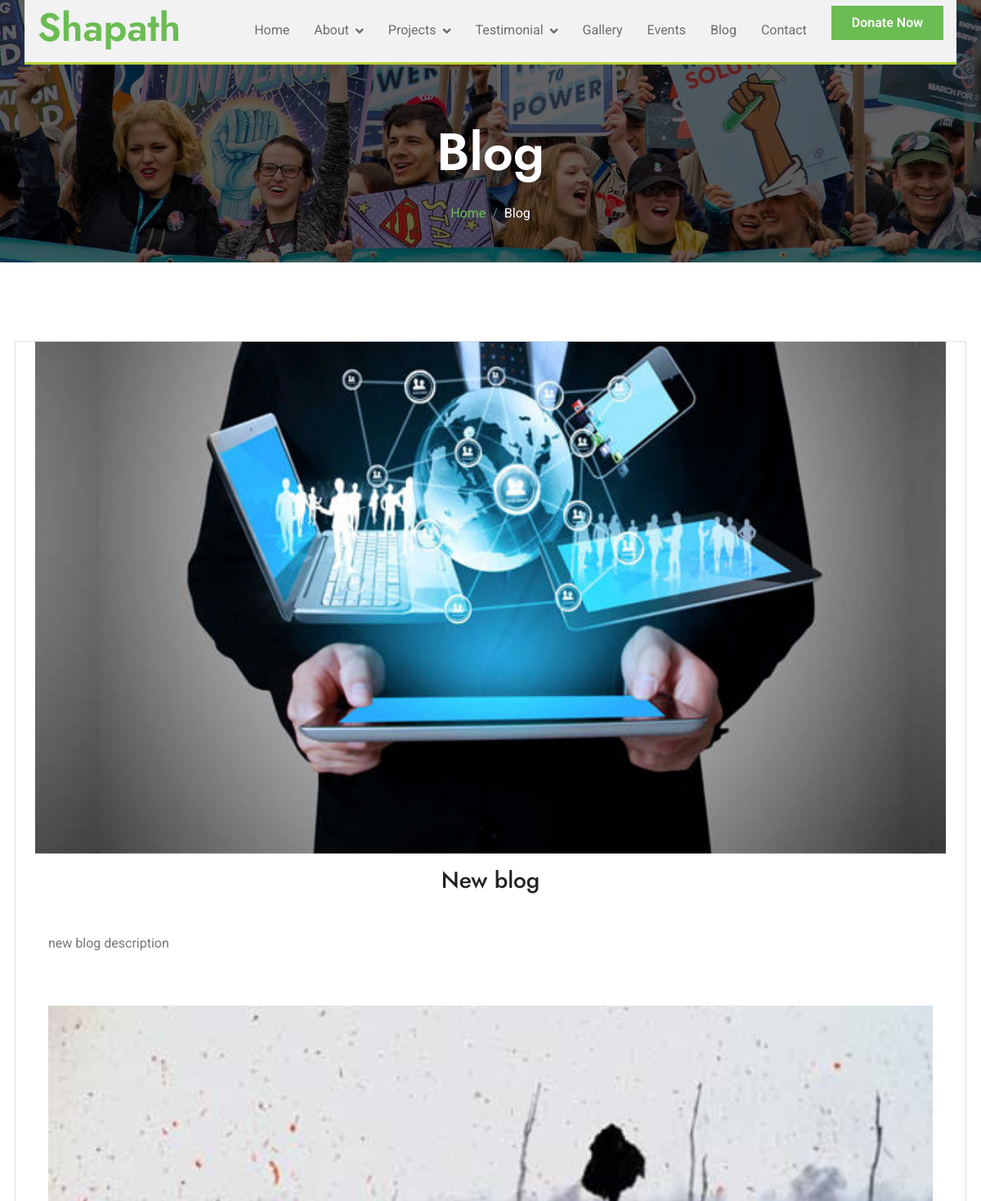
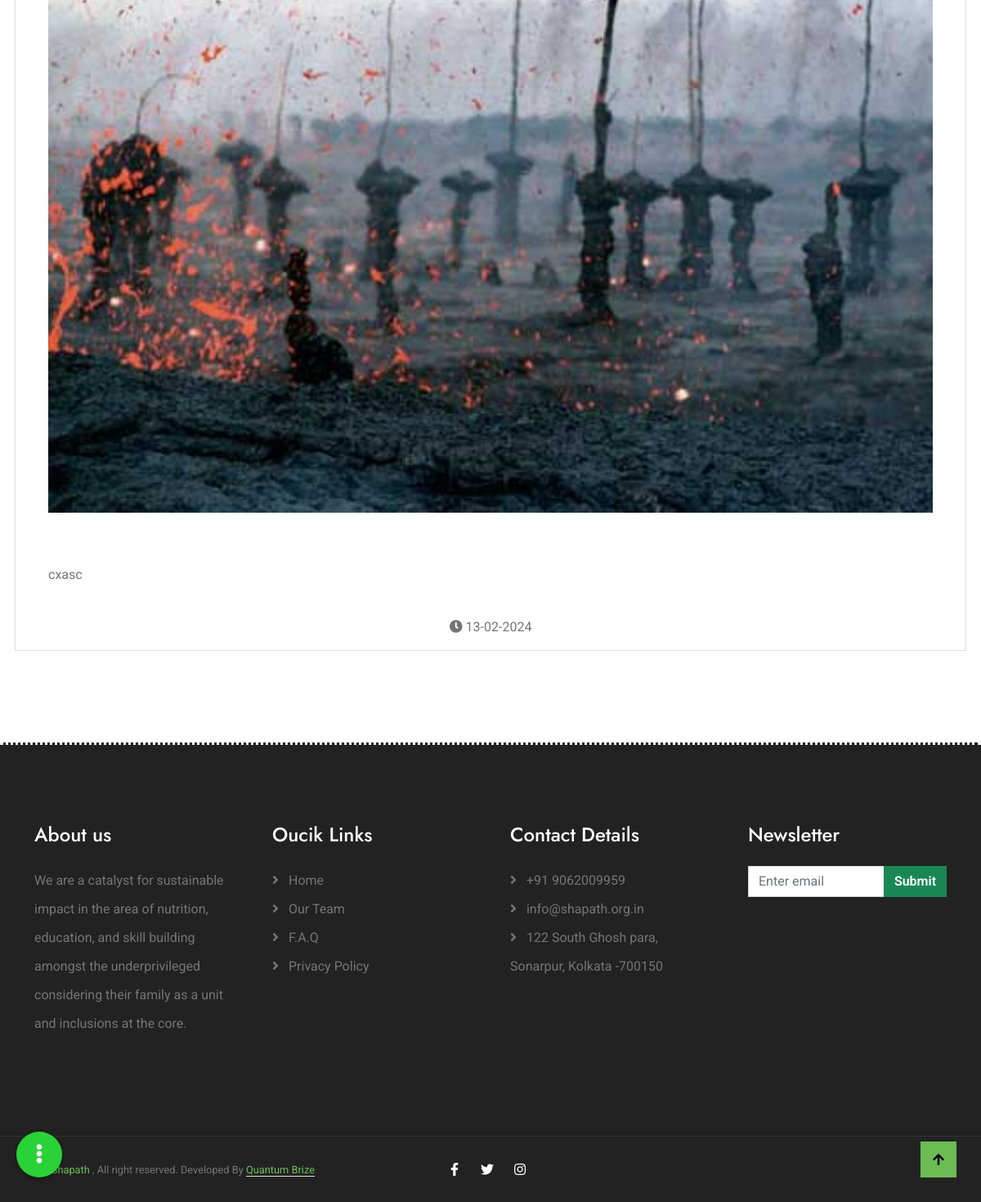
The app's page /web/Activity/blog?blog_id=BLG427EF1F220240213 with its own data (2 pictures, top to bottom).
### tables this page shows
CREATE TABLE `blog` (
  `id` int(11) NOT NULL,
  `uid` varchar(255) NOT NULL,
  `title` varchar(255) NOT NULL,
  `description` longtext NOT NULL,
  `description2` varchar(255) DEFAULT NULL,
  `img` varchar(255) NOT NULL,
  `img2` varchar(255) DEFAULT NULL,
  `created_at` datetime NOT NULL DEFAULT current_timestamp(),
  `updated_at` datetime NOT NULL DEFAULT current_timestamp()
);

### application/controllers/Common.php (called while the page is built, shortened)
<?php
class Common extends CI_Controller
{
	public function init_model($model)
	{
		$this->load->model($model);
	}
	public function load_page($page, $data)
	{
		$this->load->view($page, $data['data_page']);
	}
	private function load_headers($data)
	{
		$projects['projects'] = $this->Pages_model->get_all_projects();
		$this->load->view('/' . $data['site'] . '/inc/header_link.php', $data);
		$this->load->view('/' . $data['site'] . '/inc/header.php', $projects, $data);
	}
	private function load_footers($data)
	{
		$this->load->view('/' . $data['site'] . '/inc/footer.php');
		$this->load->view('/' . $data['site'] . '/inc/footer_link.php', $data);
	}
}
?>

### application/controllers/web/Activity.php (called while the page is built, shortened)
<?php
class Activity extends Load
{
    public function blog()
    {
        $blog_id = $this->input->get('blog_id');
        $data = PAGE_DATA_WEB;
        $data['data_page']['blog'] = $this->Pages_model->get_blog($blog_id);
        $this->load_page('web/blog.php', $data);
    }
}
?>

### index.php (called while the page is built, shortened)
<?php
require_once BASEPATH.'core/CodeIgniter.php';

### application/models/Pages_model.php (called while the page is built, shortened)
<?php
class Pages_model extends Admin_model
{
    public function get_blog($blog_id)
    {
        $blog = $this->db
            ->select('*')
            ->from(TABLE_BLOG)
            ->where('uid', $blog_id)
            ->get();
        $blog = $blog->row_array();
        return !empty($blog) ? $blog : [];
    }
}

### application/views/web/blog.php (the view)
<div class="container-fluid bg-breadcrumb">
    <div class="container text-center py-5" style="max-width: 900px;">
        <h3 class="text-white display-3 mb-4">Blog</h1>
            <ol class="breadcrumb justify-content-center mb-0">
                <li class="breadcrumb-item"><a href="index.php">Home</a></li>
                <li class="breadcrumb-item active text-white">Blog</li>
            </ol>
    </div>
</div>
<div class="container-fluid about  py-5">
    <div class="container py-5">
        <div class="row g-5 blog_card">
            <div class="card mb-3">
                <img src="<?php echo base_url($blog['img']) ?>" style="height:80%">
                <div class="card-body text-center" style="display: flex; flex-direction: column; justify-content: center;">
                    <h3 class="card-title"><?php echo $blog['title']?></h3>
                    <p class="card-text" style="text-align: justify; margin: 40px 0px 40px 0px;"><?php echo $blog['description']?></p><br>
                    <img src="<?php echo base_url($blog['img2']) ?>" style="height:80%"> <br>
                    <p class="card-text" style="text-align: justify; margin: 40px 0px 40px 0px;"><?php echo $blog['description2']?></p>
                    <span><i class="fa fa-clock"></i> <?php $dateTime = new DateTime($blog['created_at']); $dateOnly = $dateTime->format('d-m-Y'); echo $dateOnly?></span>
                </div>
            </div>
        </div>
    </div>
</div>

### assets/css/style.css (style rules this page uses)
.bg-breadcrumb { background: linear-gradient(rgba(0, 0, 0, 0.6), rgba(0, 0, 0, 0.6)), url(../img/breadcrumb-bg.jpg); background-position: center center; background-repeat: no-repeat; background-size: cover; padding: 100px 0 0 0; }

### records on screen
blog: img (picture), title "New blog", description "new blog description", img2 (picture), description2 "cxasc", created_at "13-02-2024"
